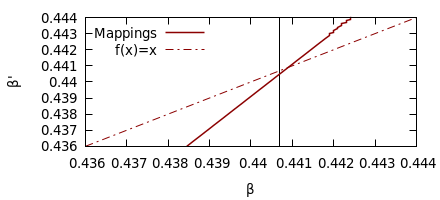

The script that saved this image:
set terminal pngcairo size 440,200 enhanced font 'Verdana,10'
set output "map.png"


set key top left
set xlabel "β"
set ylabel "β'"

set style line 8 lt rgb "#8B0000"

set xrange[0.436:0.444]
set yrange[0.436:0.444]

f(x)=x

set arrow from 0.440687,0.436 to 0.440687,0.444 nohead

plot "map.dat" u 2:1 w lines ls 8 lw 1.5 title "Mappings", \
f(x) w lines ls 8 dt 4 title "f(x)=x"